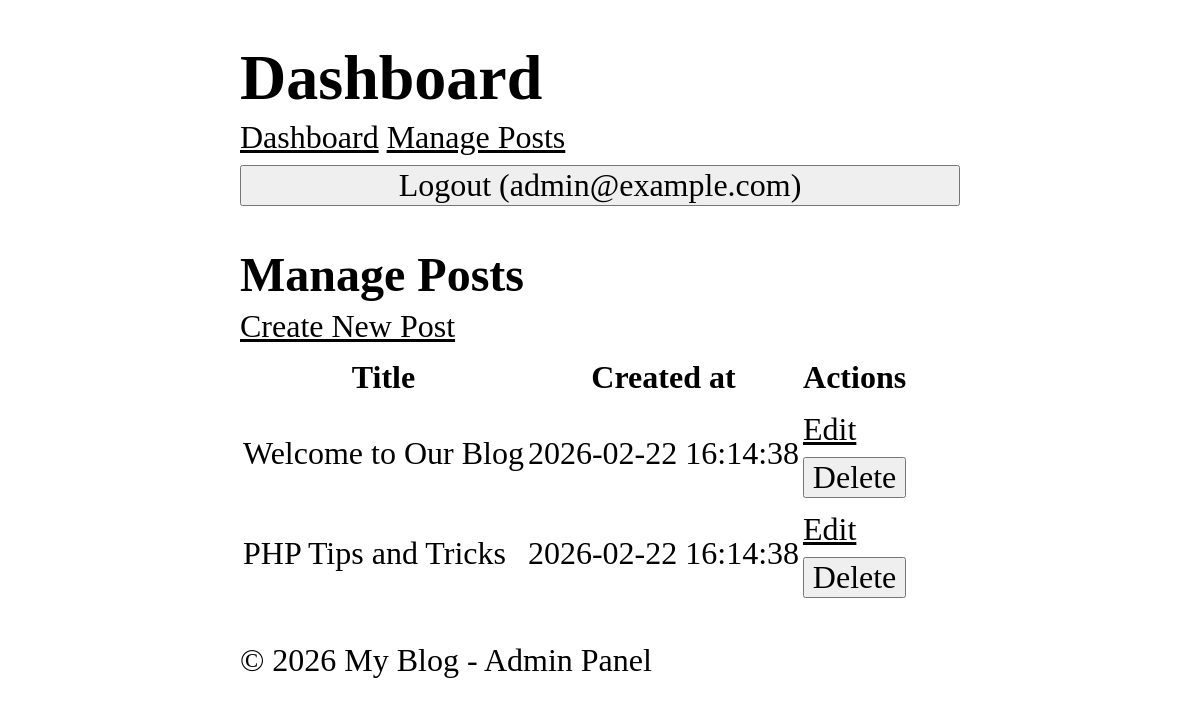
The app's page /admin/posts (signed in) with its own data.
### tables this page shows
CREATE TABLE users (
    id INTEGER PRIMARY KEY AUTOINCREMENT,
    name TEXT NOT NULL,
    email TEXT UNIQUE NOT NULL,
    password TEXT NOT NULL,
    role TEXT NOT NULL DEFAULT 'user',
    created_at DATETIME DEFAULT CURRENT_TIMESTAMP
);

CREATE TABLE posts (
    id INTEGER PRIMARY KEY AUTOINCREMENT,
    title TEXT NOT NULL,
    content TEXT NOT NULL,
    views INTEGER DEFAULT 0,
    user_id INTEGER NOT NULL,
    created_at DATETIME DEFAULT CURRENT_TIMESTAMP,
    FOREIGN KEY (user_id) REFERENCES users (id)
);

### core/View.php (called while the page is built, shortened)
<?php
class View {
    protected static $globals = [];
    public static function share(string $key, mixed $value): void {
        static::$globals[$key] = $value;
    }
    public static function render(string $template, array $data = [], ?string $layout = null): string {
        $data = [...static::$globals, ...$data];
        $content = static::renderTemplate(
            $template,
            $data
        );
        return static::renderLayout($layout, $data, $content);
    }
    protected static function renderTemplate(string $template, array $data): string {
        extract($data);
        $path = dirname(__DIR__). "/app/Views/$template.php";
        require $path;
        return ob_get_clean();
    }
    protected static function renderLayout(?string $template, array $data, string $content): string {
        extract([...$data, 'content' => $content]);
        $path = dirname(__DIR__). "/app/Views/$template.php";
        require $path;
        return ob_get_clean();
    }
}

### app/Controllers/Admin/PostController.php (called while the page is built, shortened)
<?php
class PostController {
    public function index() {
        $search = $_GET['search'] ?? null;
        $page = max(1, (int) ($_GET['page'] ?? 1));
        $limit = 10;
        $posts = Post::getRecent(
            limit: $limit,
            page: $page,
            search: $search
        );
        $total = Post::count($search);
        $totalPages = (int) ceil($total / $limit);
        return View::render(
           template: 'admin/post/index',
           data: [
               'posts' => $posts,
               'search' => $search,
               'page' => $page,
               'perPage' => $limit,
               'totalPages' => $totalPages
           ],
           layout: 'layouts/admin'
        );
    }
}

### app/Middlewares/Auth.php (called while the page is built, shortened)
<?php
class Auth implements Middleware {
  public function handle(callable $next) {
    return $next();
    }
}

### app/Middlewares/CSRF.php (called while the page is built, shortened)
<?php
class CSRF implements Middleware {
  public function handle(callable $next) {
    return $next();
    }
}

### app/Middlewares/View.php (called while the page is built, shortened)
<?php
class View implements Middleware {
    public function handle(callable $next) {
        CoreView::share('user', Auth::user());
        return $next();
    }
}

### core/App.php (called while the page is built, shortened)
<?php
class App {
    protected static $container = [];
    public static function bind(string $key, mixed $value): void {
        static::$container[$key] = $value;
    }
    public static function get(string $key): mixed {
        return static::$container[$key];
    }
}

### app/Models/Post.php (called while the page is built, shortened)
<?php
class Post extends Model {
    protected static string $table = 'posts';
    public static function getRecent(?int $limit = null, ?int $page = null, ?string $search = null) {
        $db = App::get('database');
        $query = "SELECT * FROM " . static::$table;
        $params = [];
        $query .= " ORDER BY created_at DESC";
        if($limit !== null) {
            $query .= " LIMIT ?";
            $params[] = $limit;
        }
        if($page !== null && $limit !== null) {
            $offset = ($page - 1) * $limit;
            $query .= " OFFSET ?";
            $params[] = $offset;
        }
        return $db->fetchAll($query, $params, static::class);
    }
}

### core/Database.php (called while the page is built, shortened)
<?php
class Database {
    protected $pdo;
    public function __construct(array $config) {
        try {
            $dsn = $this->createDsn($config);
            $username = $config['username'] ?? null;
            $password = $config['password'] ?? null;
            $options = $config['options'] ?? null;
            $this->pdo = new PDO($dsn, $username, $password, $options);
            $this->pdo->setAttribute(PDO::ATTR_ERRMODE, PDO::ERRMODE_EXCEPTION);
        } catch (PDOException $e) {
            throw new Exception("Could not connect to the database");
        }
    }
    protected function createDsn(array $config): string {
        $driver = $config['driver'];
        $dbname = $config['dbname'];
        return match($driver) {
            'sqlite' => "sqlite:$dbname",
            default => throw new Exception("Unsupported database driver: $driver")
        };
    }
    public function query(string $sql, array $params = []): PDOStatement {
        $stmt = $this->pdo->prepare($sql);
        $stmt->execute($params);
        return $stmt;
    }
    public function fetchAll(string $sql, array $params = [], ?string $className = null): array {
        $stmt = $this->query($sql, $params);
        return $className
            ? $stmt->fetchAll(PDO::FETCH_CLASS, $className)
            : $stmt->fetchAll(PDO::FETCH_ASSOC);
    }
    public function fetch(string $sql, array $params = [], ?string $className = null): mixed {
        $stmt = $this->query($sql, $params);
        $stmt->setFetchMode(
            $className ? PDO::FETCH_CLASS : PDO::FETCH_ASSOC, $className
        );
        return $stmt->fetch();
    }
}

### app/Services/Auth.php (called while the page is built, shortened)
<?php
class Auth {
    protected static $user = null;
    public static function user(): ?User {
        if(static::$user === null) {
            $userId = $_SESSION['user_id'] ?? null;
            static::$user = $userId
                ? User::find($userId)
                : RememberMe::user();
        }
        return static::$user;
    }
}

### app/Services/Authorization.php (called while the page is built, shortened)
<?php
class Authorization {
    public static function check(
        string $action, mixed $resource = null
    ): bool {
        $user = Auth::user();
        return match($action) {
            'dashboard' => in_array($user->role, ['admin', 'superadmin']),
            'edit_post', 'delete_post' => $resource instanceof Post
                && (($user->id===$resource->user_id)
                    || in_array($user->role, ['admin', 'superadmin'])),
            'comment', 'create_post' => true,
            default => false
        };
    }
}

### core/Model.php (called while the page is built, shortened)
<?php
abstract class Model {
    protected static string $table;
    public static function find(mixed $id): ?static {
        $db = App::get('database');
        return $db->fetch("SELECT * FROM " . static::$table . " WHERE id = ?", [$id], static::class);
    }
}

### public/index.php (called while the page is built, shortened)
<?php
$router = new Router();
$uri = parse_url($_SERVER['REQUEST_URI'], PHP_URL_PATH);
$method = $_SERVER['REQUEST_METHOD'];
$router->dispatch($uri, $method);

### app/Views/admin/post/index.php (the view, shortened to what this page needs)
<h2>Manage Posts</h2>
<a href="/admin/posts/create">Create New Post</a>
<table>
    <thead>
        <tr>
            <th>Title</th>
            <th>Created at</th>
            <th>Actions</th>
        </tr>
    </thead>
    <tbody>
    <?php foreach ($posts as $post) : ?>
        <tr>
            <td><?=htmlspecialchars($post->title) ?></td>
            <td><?= $post->created_at ?></td>
            <td>
                <a href="/admin/posts/<?= $post->id ?>/edit">Edit</a>
                <form action="/admin/posts/<?= $post->id ?>/delete" method ="POST">
                    <button type="submit" onclick="return confirm('Are you sure?')">Delete</button>
                </form>
            </td>
        </tr>
    <?php endforeach ?>
    </tbody>
</table>

### app/Views/layouts/admin.php (shortened to what this page needs)
<!DOCTYPE html>
<html lang="en">
<head>
    <link rel="stylesheet" href="/style.css"/>
</head>
<body>
    <header>
        <h1>Dashboard</h1>
    </header>
    <nav>
        <a href="/admin/dashboard">Dashboard</a>
        <a href="/admin/posts">Manage Posts</a>
        <form action="/logout" method="POST">
            <button>Logout (<?= $user->email ?>)</button>
        </form>
    </nav>
    <main>
        <?= $content ?>
    </main>
    <footer>
        <p>&copy; <?=date('Y')?> My Blog - Admin Panel</p>
    </footer>
</body>
</html>

### public/style.css (style rules this page uses)
*, *::before, *::after { box-sizing: border-box; }
html { -moz-text-size-adjust: none; -webkit-text-size-adjust: none; text-size-adjust: none; }
body, h1, h2, h3, h4, p, figure, blockquote, dl, dd { margin-block-end: 0; }
body { min-height: 100vh; line-height: 1.5; max-width: 60%; margin-left: auto; margin-right: auto; font-size: 2em; font-family: Cambria, Cochin, Georgia, Times, 'Times New Roman', serif; }
h1, h2, h3, h4, button, input, label { line-height: 1.1; }
h1, h2, h3, h4 { text-wrap: balance; }
a:not([class]) { text-decoration-skip-ink: auto; color: currentColor; }
input, button, textarea, select { font-family: inherit; font-size: inherit; width: 100%; }

### records on screen
users: email "admin@example.com"
posts: title "Welcome to Our Blog", created_at "2026-02-22 16:14:38"
posts: title "PHP Tips and Tricks", created_at "2026-02-22 16:14:38"
